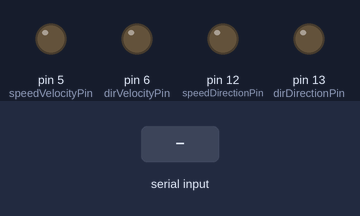
Simulated run of this sketch. Board: Arduino Uno, built with avr-gcc and run on an emulated ATmega328P. Parts: output pins drawn as LEDs (lit = HIGH). The inputs (shaded band) are chosen by the test bench. What the sketch prints to the serial monitor is not drawn.

Above: at 1.2 s.
1.3 s: "1" received over Serial
At 2.5 s:
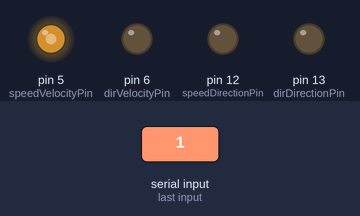
2.8 s: "0" received over Serial
Timing chart, 0 to 5.8 s (numbered marks = the images above; inputs shaded):
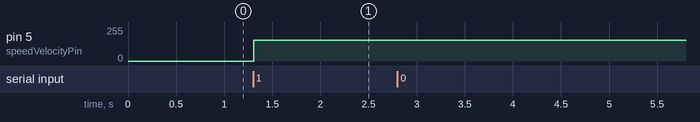

The sketch:

arduino.ino
```cpp
int data = 0;
int index = 0;

int speedDirectionPin = 12;
int speedVelocityPin = 5;

int dirDirectionPin = 13;
int dirVelocityPin = 6;

void setup() {
 Serial.begin(9600);
 pinMode(speedDirectionPin, OUTPUT);
 pinMode(speedVelocityPin, OUTPUT);
 pinMode(dirDirectionPin, OUTPUT);
 pinMode(dirVelocityPin, OUTPUT);
}

void setVelocity(int dir, int value) {
  if(dir == 1) {
    digitalWrite(speedDirectionPin, HIGH);
  }
  else {
    digitalWrite(speedDirectionPin, LOW);
  }
  Serial.print("Speed dir: ");
  Serial.println(dir);
  Serial.print("Speed value: ");
  Serial.println(value);
  analogWrite(speedVelocityPin, value);
}

void setDirection(int dir, int value) {
  if(dir == 1) {
    digitalWrite(dirDirectionPin, HIGH);
  }
  else {
    digitalWrite(dirDirectionPin, LOW);
  }
  Serial.print("Direction dir: ");
  Serial.println(dir);
  Serial.print("Direction value: ");
  Serial.println(value);
  digitalWrite(dirVelocityPin, value);
}

void parseData(int index, int data){
  //setting speed
  if(index == 0){
    if(data >= 128) {
      setVelocity(1, (data - 128)*2);
    }
    else {
      setVelocity(0, (127-data)*2);
    }
  }
  else if(index == 1){
    if(data >= 128) {
      setDirection(1, HIGH);
    }
    else {
      setDirection(0, LOW);
    }
  }
}

void loop() {
  data = Serial.read();
  Serial.println(data);
  if(data != -1) {
    parseData(index,data);
    index++;
    index = index % 2;
  }
  delay(20);
}
```

Measured:
- after the input at 1.3 s, pin 5 (speedVelocityPin): 0/255 → 156/255 at once
- after the input at 2.8 s, every drawn part: stays the same
